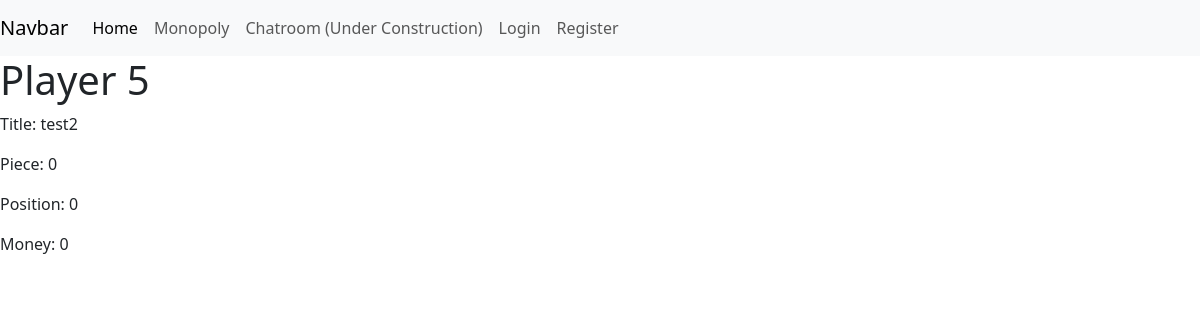
Page /details/5 on the earlier database version.
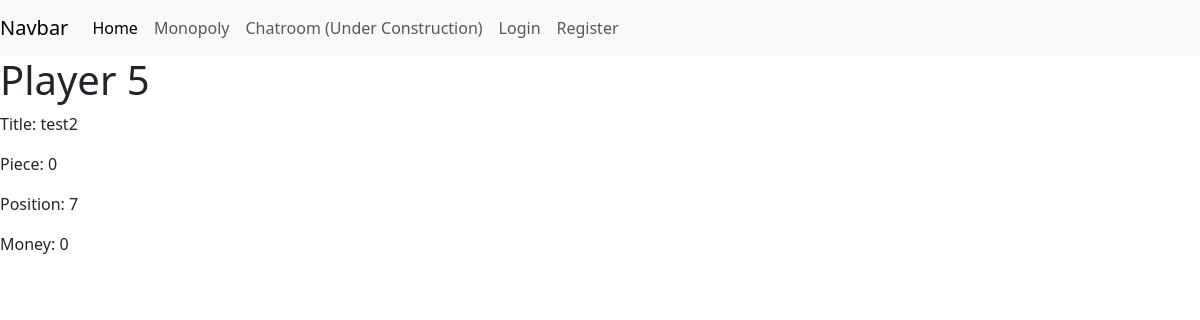
Same page on the later database version.
### models.py (models this page shows, shortened)
class Player(UserMixin, db.Model):
    __tablename__ = "players"
    id: Mapped[int] = mapped_column(primary_key=True)
    title: Mapped[str] = mapped_column(String(30))
    piece: Mapped[int] = mapped_column()
    position: Mapped[int] = mapped_column()
    money: Mapped[int] = mapped_column()
    password_hash: Mapped[Optional[str]] = mapped_column(String(256))
    properties = relationship(
        "Property",
        back_populates="owner",
        cascade="save-update"
    )

### routes/home/home_routes.py (the view)
    @app.route("/details/<id>")
    def details(id):
        player = Player.query.filter(Player.id == id).first()  # Given as list, so we need first
        return render_template("details.html", player=player)

### templates/details.html (shortened to what this page needs)
{% extends "base.html" %}
{% block content %}
<h1>Player {{player.id}}</h1>
<p>Title: {{player.title}}</p>
<p>Piece: {{player.piece}}</p>
<p>Position: {{player.position}}</p>
<p>Money: {{player.money}}</p>
{% endblock %}

### templates/base.html (shortened to what this page needs)
<!DOCTYPE html>
<html lang="en">
<head>
</head>
<body>
    <nav class="navbar navbar-expand-lg navbar-light bg-light">
        <a class="navbar-brand" href="#">Navbar</a>
        <div class="collapse navbar-collapse" id="navbarNavAltMarkup">
            <div class="navbar-nav">
                <a class="nav-item nav-link active" href="/">Home<span class="visually-hidden">(current)</span></a>
                <a class="nav-item nav-link" href="/monopoly">Monopoly</a>
                <a class="nav-item nav-link" href="/chatroom">Chatroom (Under Construction)</a>
                {% if current_user.is_anonymous %}
                <a class="nav-item nav-link" href="/login">Login</a>
                <a class="nav-item nav-link"  href="/register">Register</a>
                {% else %}
                <a class="nav-item nav-link" href="/logout">Logout</a>
                {% endif %}
            </div>
        </div>
    </nav>
    {% block content %}{% endblock %}
</body>
<link rel="stylesheet" href="{{url_for('static', filename='css/base.css')}}" />
<link href="https://cdn.jsdelivr.net/npm/bootstrap@5.3.3/dist/css/bootstrap.min.css" rel="stylesheet"
 />
</html>

### static/css/base.css (style rules this page uses)
body { height: 100%; width: 100%; margin: 0; }
html { height: 100%; width: 100%; margin: 0; }

Differences in the rows shown:
changed Player "test2": position "0" → "7"
